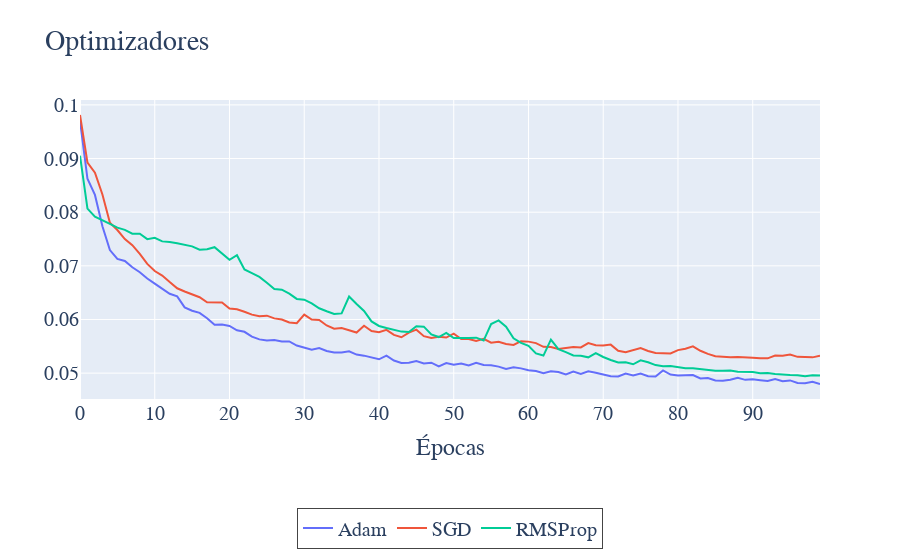

Here is the notebook cell this chart was saved with:
### Code cell
import numpy as np
import os
import plotly.express as px
import plotly.graph_objects as go
import pandas as pd
pathA = r'E:\DLOCT\ultimo experimento subsampling paper\cGAN_1'
pathB = r'E:\DLOCT\ultimo experimento subsampling paper\Fovea\cGAN_exp'
pathC = r'E:\DLOCT\ultimo experimento subsampling paper\Fovea\INTERPOLADO\cGAN_sint'
file = 'g_loss.npy'
g_lossA = np.load(os.path.join(pathA,file))*10e-3
g_lossB = np.load(os.path.join(pathB,file))*10e-3
g_lossC = np.load(os.path.join(pathC,file))*10e-3
fig = go.Figure()
fig.add_trace(go.Scatter(y=g_lossA,mode='lines',name='Adam'))
fig.add_trace(go.Scatter(y=g_lossB,mode='lines',name='SGD'))
fig.add_trace(go.Scatter(y=g_lossC,mode='lines',name='RMSProp'))
fig.update_layout(
    title='Optimizadores',
    xaxis_title='Épocas',
    font=dict(family='Times New Roman', size=20),  # Ajustar la fuente
    legend=dict(
        font=dict(
            family="Times New Roman",
            size=20  # Aumentar el tamaño de la fuente de la leyenda
        ),
        orientation="h",  # Orientación horizontal
        yanchor="bottom",  # Anclaje de la leyenda
        y=-0.5,  # Ajustar la posición vertical (más abajo)
        xanchor="center",  # Anclaje horizontal centrado
        x=0.5,  # Posición horizontal centrada,
        borderwidth=1  # Borde alrededor de la leyenda (opcional)
    )
)
fig.show()
